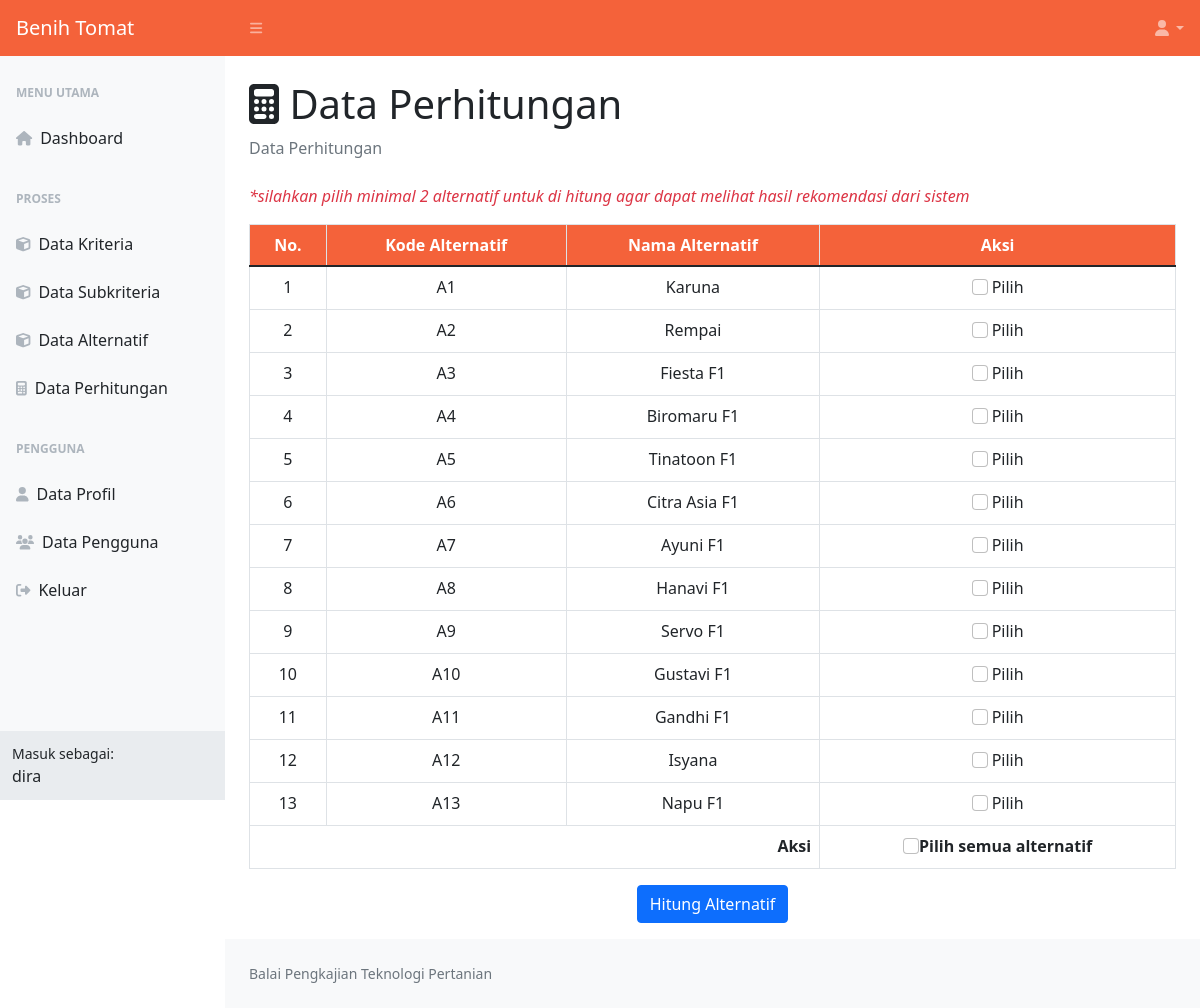
Screenshot of /data-perhitungan.php (signed in) with the database file from the repository.
### tables this page shows
CREATE TABLE `alternatif` (
  `id_alternatif` int(11) NOT NULL,
  `kode_alternatif` varchar(10) NOT NULL,
  `nama_alternatif` varchar(25) NOT NULL,
  `username` varchar(20) NOT NULL
);

### data-perhitungan.php (the view, shortened to what this page needs)
<?php
include 'koneksi.php';
?>
<!DOCTYPE html>
<html lang="en">
<head>
    <link href="css/styles_dash.css" rel="stylesheet" />
    <link rel="stylesheet" type="text/css" href="css/jquery.dataTables.css">
</head>
<body class="sb-nav-fixed">
    <nav class="sb-topnav navbar navbar-expand navbar-dark bg-primary hstack gap-3">
        <a class="navbar-brand ps-3" href="menu-utama.php">Benih Tomat</a>
        <button class="btn btn-link btn-sm order-1 order-lg-0 me-4 me-lg-0" id="sidebarToggle" href="#!"><i class="fas fa-bars"></i></button>
        <ul class="navbar-nav ms-auto pe-2">
            <li class="nav-item dropdown">
                <a class="nav-link dropdown-toggle" id="navbarDropdown" href="#" role="button" data-bs-toggle="dropdown" aria-expanded="false"><i class="fas fa-user fa-fw"></i></a>
            </li>
        </ul>
    </nav>
    <div id="layoutSidenav">
        <div id="layoutSidenav_nav">
            <nav class="sb-sidenav accordion sb-sidenav-light" id="sidenavAccordion">
                <div class="sb-sidenav-menu">
                    <div class="nav">
                        <div class="sb-sidenav-menu-heading">Menu Utama</div>
                        <a class="nav-link" href="menu-utama.php">
                            <div class="sb-nav-link-icon"><i class="fas fa-home"></i></div>
                            Dashboard
                        </a>
                        <div class="sb-sidenav-menu-heading">Proses</div>
                        <?php
                        if ($_SESSION['level'] == "Admin") {
                            echo "
                                <a class='nav-link' href='data-kriteria.php'>
                                    <div class='sb-nav-link-icon'><i class='fas fa-cube'></i></div>
                                    Data Kriteria
                                </a>
                                <a class='nav-link' href='data-subkriteria.php'>
                                    <div class='sb-nav-link-icon'><i class='fas fa-cube'></i></div>
                                    Data Subkriteria
                                </a>
                                ";
                        }
                        ?>
                        <a class="nav-link" href="data-alternatif.php">
                            <div class="sb-nav-link-icon"><i class="fas fa-cube"></i></div>
                            Data Alternatif
                        </a>
                        <a class="nav-link" href="data-perhitungan.php">
                            <div class="sb-nav-link-icon"><i class="fas fa-calculator"></i></div>
                            Data Perhitungan
                        </a>
                        <div class="sb-sidenav-menu-heading">Pengguna</div>
                        <a class="nav-link" href="data-profile.php">
                            <div class="sb-nav-link-icon"><i class="fas fa-user"></i></div>
                            Data Profil
                        </a>
                        <?php
                        if ($_SESSION['level'] == "Admin") {
                            echo "
                                <a class='nav-link' href='data-pengguna.php'>
                                    <div class='sb-nav-link-icon'><i class='fas fa-users'></i></div>
                                    Data Pengguna
                                </a>
                                ";
                        }
                        ?>
                        <a class="nav-link" href="#" data-bs-toggle="modal" data-bs-target="#keluar">
                            <div class="sb-nav-link-icon"><i class="fas fa-sign-out-alt"></i></div>
                            Keluar
                        </a>
                    </div>
                </div>
                <div class="sb-sidenav-footer">
                    <div class="small">Masuk sebagai:</div>
                    <?= $_SESSION['username']; ?>
                </div>
            </nav>
        </div>
        <div id="layoutSidenav_content">
            <main>
                <div class="container-fluid px-4">
                    <h1 class="mt-4"><i class="fas fa-calculator"></i> Data Perhitungan</h1>
                    <ol class="breadcrumb mb-4">
                        <li class="breadcrumb-item active">Data Perhitungan</li>
                    </ol>
                    <div class="row">
                        <div class="col-sm-12">
                            <p class="text-danger fst-italic">*silahkan pilih minimal 2 alternatif untuk di hitung agar dapat melihat hasil rekomendasi dari sistem</p>
                            <form class="table-responsive" action="proses.php" method="post">
                                <table class="table table-bordered" width="100%">
                                    <thead class="bg-primary">
                                        <tr>
                                            <th class="text-center text-white">No.</th>
                                            <th class="text-center text-white">Kode Alternatif</th>
                                            <th class="text-center text-white">Nama Alternatif</th>
                                            <th class="text-center text-white">Aksi</th>
                                        </tr>
                                    </thead>
                                    <tbody>
                                        <?php
                                        $get_admin_user = mysqli_fetch_array(mysqli_query($koneksi, "SELECT * FROM pengguna WHERE level = 'Admin' ORDER BY id_pengguna ASC LIMIT 1"));
                                        $username1 = $_SESSION['username'];
                                        $username2 = $get_admin_user['username'];
                                        $query = mysqli_query($koneksi, "SELECT * FROM alternatif WHERE username = '$username1' OR username = '$username2'");
                                        $no = 1;
                                        while ($baris = mysqli_fetch_array($query)) {
                                        ?>
                                            <tr>
                                                <td class="text-center"><?= $no; ?></td>
                                                <td class="text-center"><?= $baris['kode_alternatif']; ?></td>
                                                <td class="text-center"><?= $baris['nama_alternatif']; ?></td>
                                                <td class="text-center">
                                                    <div class="d-flex form-check justify-content-center">
                                                        <input name="pilih[]" value="<?= $baris['id_alternatif']; ?>" class="form-check-input me-1" type="checkbox" id="pilih">
                                                        <label class="form-check-label" for="pilih">
                                                            Pilih
                                                        </label>
                                                    </div>
                                                </td>
                                            </tr>
                                        <?php
                                            $no++;
                                        }
                                        ?>
                                        <tr>
                                            <th colspan="3" class="text-end">Aksi</th>
                                            <th>
                                                <div class="form-check d-flex justify-content-center">
                                                    <input class="form-check-input" type="checkbox" id="pilih_semua">
                                                    <label class="form-check-label" for="pilih_semua">
                                                        Pilih semua alternatif
                                                    </label>
                                                </div>
                                            </th>
                                        </tr>
                                    </tbody>
                                </table>
                                <div class="text-center mb-3">
                                    <button name="hitung" class="btn btn-primary">Hitung Alternatif</button>
                                </div>
                            </form>
                        </div>
                    </div>
                </div>
            </main>
            <footer class="py-4 bg-light mt-auto">
                <div class="container-fluid px-4">
                    <div class="d-flex align-items-center justify-content-between small">
                        <div class="text-muted">Balai Pengkajian Teknologi Pertanian</div>
                    </div>
                </div>
            </footer>
        </div>
    </div>
</body>
</html>

### rows the page displays
alternatif: kode_alternatif "A1", nama_alternatif "Karuna"
alternatif: kode_alternatif "A2", nama_alternatif "Rempai"
alternatif: kode_alternatif "A3", nama_alternatif "Fiesta F1"
alternatif: kode_alternatif "A4", nama_alternatif "Biromaru F1"
alternatif: kode_alternatif "A5", nama_alternatif "Tinatoon F1"
alternatif: kode_alternatif "A6", nama_alternatif "Citra Asia F1"
alternatif: kode_alternatif "A7", nama_alternatif "Ayuni F1"
alternatif: kode_alternatif "A8", nama_alternatif "Hanavi F1"
alternatif: kode_alternatif "A9", nama_alternatif "Servo F1"
alternatif: kode_alternatif "A10", nama_alternatif "Gustavi F1"
alternatif: kode_alternatif "A11", nama_alternatif "Gandhi F1"
alternatif: kode_alternatif "A12", nama_alternatif "Isyana"
alternatif: kode_alternatif "A13", nama_alternatif "Napu F1"

### other values shown
$_SESSION['username'] "dira"
